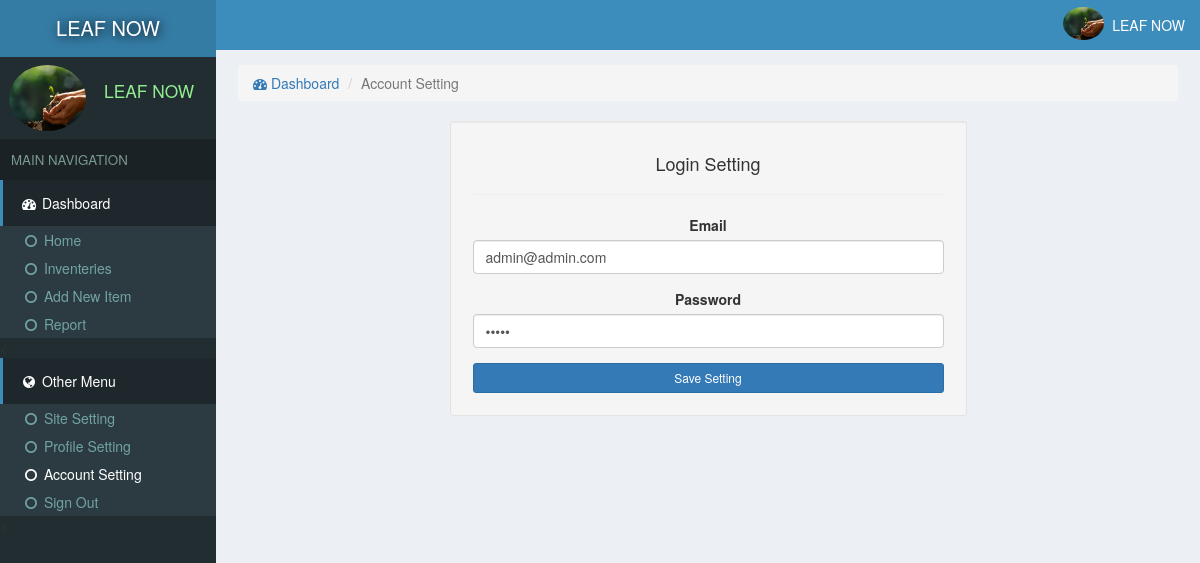
/accountSetting.php (signed in), run on the app's committed database.
### tables this page shows
CREATE TABLE `site` (
  `id` int(11) NOT NULL,
  `title` varchar(222) NOT NULL,
  `name` varchar(222) NOT NULL
);

CREATE TABLE `users` (
  `id` int(11) NOT NULL,
  `email` varchar(222) NOT NULL,
  `password` varchar(222) NOT NULL,
  `name` varchar(222) NOT NULL,
  `pic` varchar(222) NOT NULL,
  `number` varchar(222) NOT NULL,
  `date` timestamp NOT NULL DEFAULT current_timestamp()
);

### assets/db.php (called while the page is built, shortened)
<?php
    $con = new mysqli('localhost','root','','store');
    $array = $con->query("select * from users where id ='$_SESSION[userId]'");
    $user = $array->fetch_assoc();
?>

### accountSetting.php (the view, shortened to what this page needs)
<?php require "assets/function.php" ?>
<?php require 'assets/db.php';?>
<!DOCTYPE html>
<html>
<head>
  <?php require "assets/autoloader.php" ?>
</head>
<body style="background: #ECF0F5;padding:0;margin:0">
<div class="dashboard" style="position: fixed;width: 18%;height: 100%;background:#222D32">
  <div style="background:#357CA5;padding: 14px 3px;color:white;font-size: 15pt;text-align: center;text-shadow: 1px 1px 11px black">
    <a href="index.php" style="color: white;text-decoration: none;"><?php echo strtoupper(siteName()); ?> </a>
  </div>
  <div class="flex" style="padding: 3px 7px;margin:5px 2px;">
    <div><img src="photo/<?php echo $user['pic'] ?>" class='img-circle' style='width: 77px;height: 66px'></div>
    <div style="color:lightgreen;font-size: 13pt;padding: 14px 7px;margin-left: 11px;"><?php echo ucfirst($user['name']); ?></div>
  </div>
  <div style="background: #1A2226;font-size: 10pt;padding: 11px;color: #79978F">MAIN NAVIGATION</div>
  <div>
    <div style="background:#1E282C;color: white;padding: 13px 17px;border-left: 3px solid #3C8DBC;"><span><i class="fa fa-dashboard fa-fw"></i> Dashboard</span></div>
    <div class="item">
      <ul class="nostyle zero">
        <a href="index.php"><li ><i class="fa fa-circle-o fa-fw"></i> Home</li></a>
        <a href="inventeries.php"><li><i class="fa fa-circle-o fa-fw"></i> Inventeries</li></a>
       <a href="addnew.php"><li ><i class="fa fa-circle-o fa-fw"></i> Add New Item</li></a>
        <a href="reports.php"><li><i class="fa fa-circle-o fa-fw"></i> Report</li></a>
      </ul><
    </div>
  </div>
  <div style="background:#1E282C;color: white;padding: 13px 17px;border-left: 3px solid #3C8DBC;"><span><i class="fa fa-globe fa-fw"></i> Other Menu</span></div>
  <div class="item">
      <ul class="nostyle zero">
        <a href="sitesetting.php"><li ><i class="fa fa-circle-o fa-fw"></i> Site Setting</li></a>
       <a href="profile.php"><li><i class="fa fa-circle-o fa-fw"></i> Profile Setting</li></a>
        <a href="accountSetting.php"><li style="color: white"><i class="fa fa-circle-o fa-fw"></i> Account Setting</li></a>
        <a href="logout.php"><li><i class="fa fa-circle-o fa-fw"></i> Sign Out</li></a>
      </ul><
    </div>
</div>
<div class="marginLeft" >
  <div style="color:white;background:#3C8DBC" >
    <div class="pull-right flex rightAccount" style="padding-right: 11px;padding: 7px;">
      <div><img src="photo/<?php echo $user['pic'] ?>" style='width: 41px;height: 33px;' class='img-circle'></div>
      <div style="padding: 8px"><?php echo ucfirst($user['name']) ?></div>
    </div>
  </div>
  <div class="content2">
<ol class="breadcrumb ">
        <li><a href="index.php"><i class="fa fa-dashboard"></i> Dashboard</a></li>
        <li class="active">Account Setting</li>
    </ol>
    <div style="width: 55%;margin: auto;padding: 22px;" class="well well-sm center">
      <h4>Login Setting</h4><hr>
      <form method="POST">
         <div class="form-group">
            <label for="some" class="col-form-label">Email</label>
            <input type="email" name="email" class="form-control" value="<?php echo $user['email'] ?>" id="some" required>
          </div>
          <div class="form-group">
            <label for="some" class="col-form-label">Password</label>
            <input type="password" name="password" value="<?php echo $user['password'] ?>" class="form-control" id="some"  required>
          </div>
          <div class="center">
            <button class="btn btn-primary btn-sm btn-block" name="saveSetting">Save Setting</button>
          </div>
        </form>
    </div>
</div>
</body>
</html>

### data on the page
site: name "LEAF NOW"
users: pic (placeholder picture), name "LEAF NOW", email "admin@admin.com"
